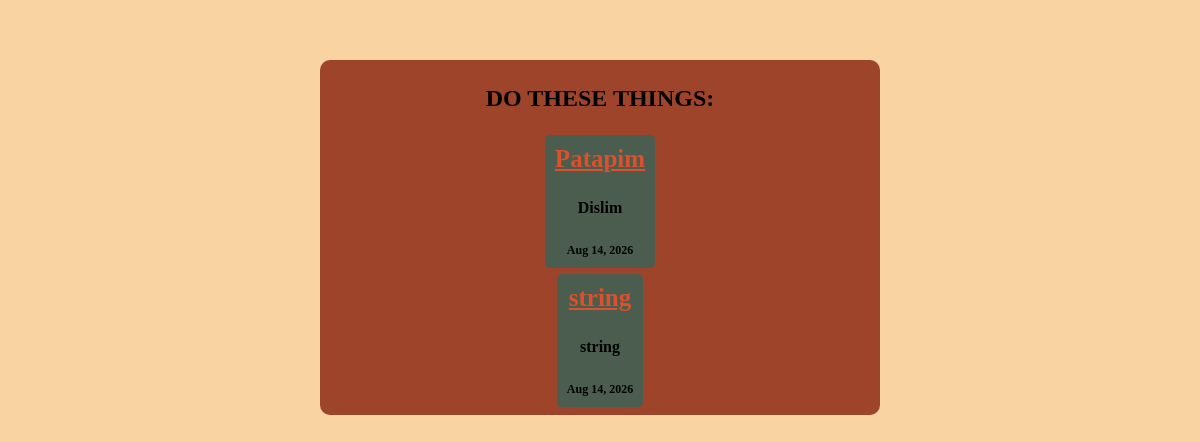
/notes, run on an earlier commit of the app's database.
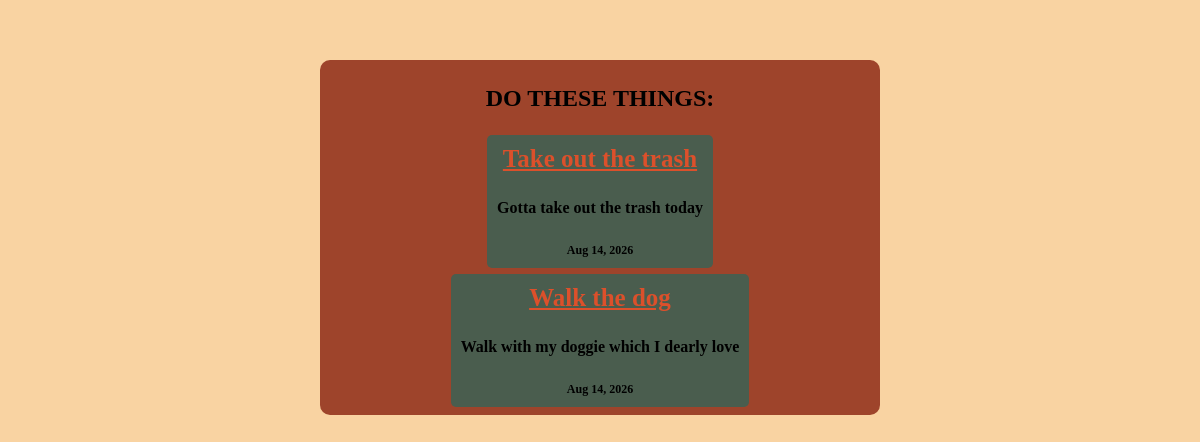
And on a later commit of the database.
### models.py (models this page shows)
class Note(Base):
    __tablename__ = "notes"
    id: Mapped[int] = mapped_column(Integer, primary_key=True, index=True)
    title: Mapped[str] = mapped_column(String, nullable=False)
    content: Mapped[str] = mapped_column(Text, nullable=False)
    date_posted: Mapped[datetime] = mapped_column(DateTime(timezone=True), default=lambda: datetime.now(UTC))

### main.py (the view)
@app.get("/", include_in_schema=False, name="Home")
@app.get("/notes", include_in_schema=False, name="Notes")
def home_page(request: Request, db: Annotated[Session, Depends(get_db)]):
    result = db.execute(select(models.Note))
    notes = result.scalars().all()
    return templates.TemplateResponse(request, "home.html", {"notes": notes, "title": "Notepad"})

### templates/home.html
{% extends "layout.html" %}
{% block content %}
    <div class="notes_section">
        <h2>DO THESE THINGS:</h2>
        {% for note in notes %}
            <div class="note_card">
                <a class="note_title" href="{{ url_for('note_page', note_id=note.id) }}">{{ note.title }}</a>
                <p class="note_content">{{ note.content }}</p>
                <p class="note_date">{{ note.date_posted.strftime('%b %d, %Y') }}</p>
            </div>
        {% endfor %}
    </div>
{% endblock content %}

### templates/layout.html (shortened to what this page needs)
<!DOCTYPE html>
<html>
    <head>
    <link rel="stylesheet" href="{{ url_for('static', path='style.css') }}">
    </head>
    <body>
        {% block content %}
        {% endblock content %}
    </body>
</html>

### static/style.css (style rules this page uses)
body { margin: 0; background-color: rgb(249, 211, 162); display: flex; flex-direction: column; align-items: center; }
.notes_section, .single_note_section { font-family: Verdana; font-weight: bold; width: 550px; display: flex; flex-direction: column; justify-content: center; align-items: center; background-color: rgb(158, 68, 43); border-radius: 10px; padding: 5px; margin-top: 5%; }
.note_card { display: flex; flex-direction: column; justify-content: center; align-items: center; background-color: rgb(74, 93, 78); border-radius: 5px; padding: 10px; margin: 3px; height: auto; max-width: 400px; }
.note_date { margin: 0; font-size: 12px; }
.note_title { font-size: 25px; text-decoration: underline; color: rgb(220, 80, 43); }
.note_content { white-space: initial; padding-top: 10px; padding-bottom: 10px; }

What changed in the data, as far as the page shows it:
changed Note: title "Patapim" → "Take out the trash"; content "Dislim" → "Gotta take out the trash today"
changed Note: title "string" → "Walk the dog"; content "string" → "Walk with my doggie which I dearly love"
